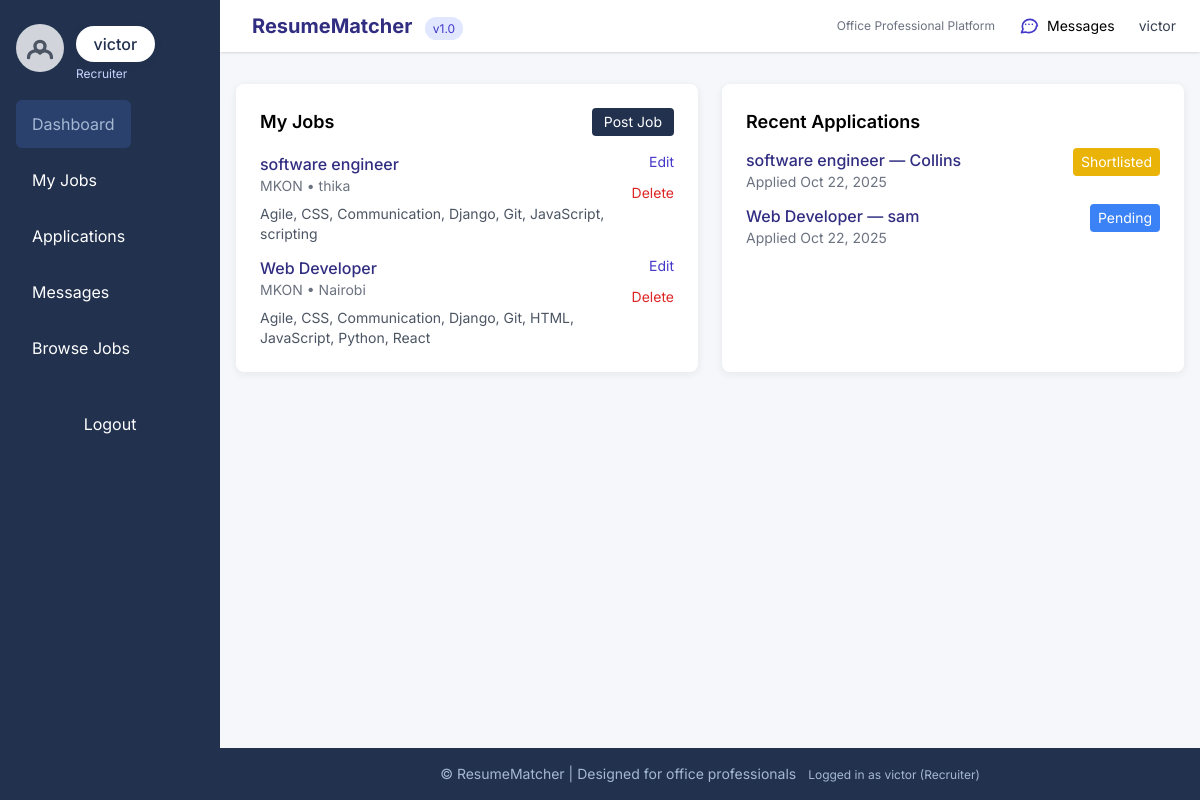
The page /dashboard/recruiter/ (signed in) on the database as committed earlier.
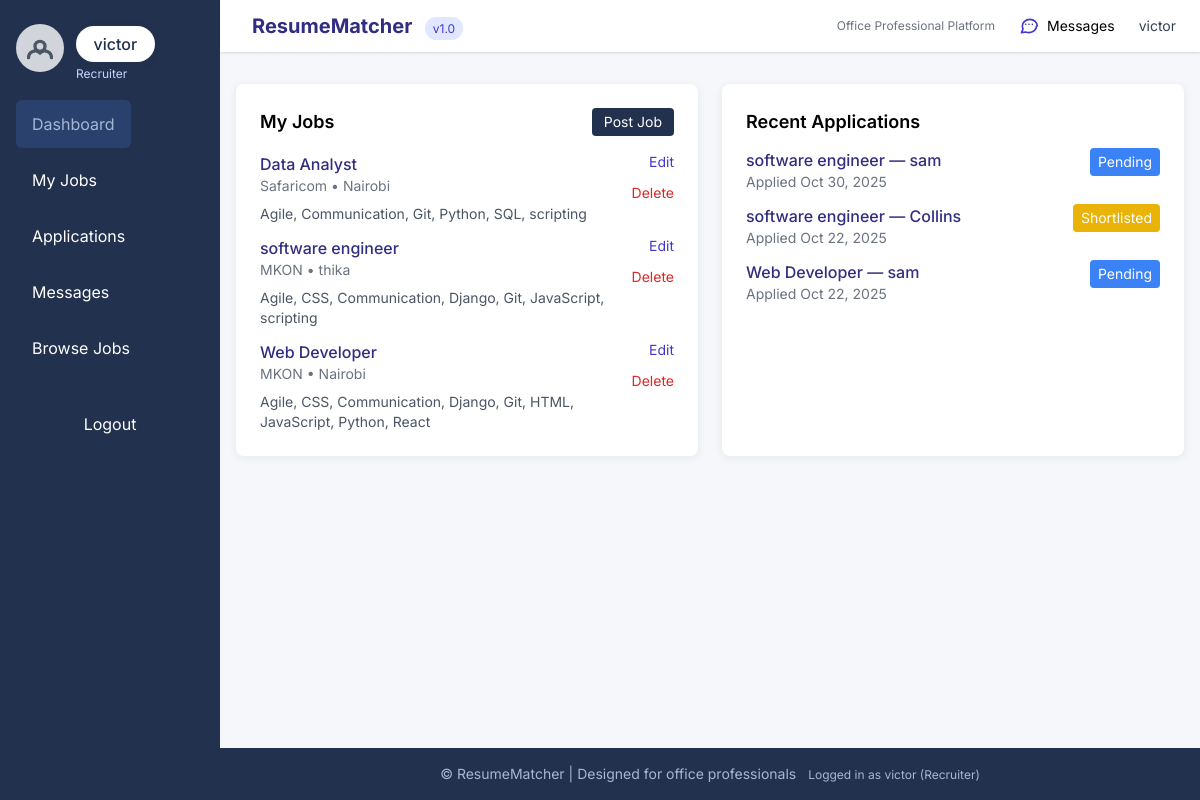
The same page on the database as committed later.
### core/models.py (models this page shows, shortened)
class Job_Posting(models.Model):
    job_id = models.AutoField(primary_key=True)
    title = models.CharField(max_length=200)
    company = models.CharField(max_length=200)
    location = models.CharField(max_length=100, blank=True)
    description = models.TextField()
    requirements = models.ManyToManyField(Skill, blank=True, related_name='job_postings')
    requirements_text = models.TextField(blank=True, null=True, help_text="Optional free-text requirements")
    salary_range = models.CharField(max_length=50, blank=True, help_text="e.g., 'KES 50,000 - 100,000'")
    posted_by = models.ForeignKey(
        User, on_delete=models.CASCADE, related_name='posted_jobs',
        limit_choices_to={'account_type': 'recruiter'}
    )
    duration_min_months = models.PositiveSmallIntegerField(
        blank=True,
        null=True,
        validators=[MinValueValidator(0), MaxValueValidator(120)],
        help_text="Minimum expected duration in months (0 = open/indefinite)"
    )
    duration_max_months = models.PositiveSmallIntegerField(
        blank=True,
        null=True,
        validators=[MinValueValidator(0), MaxValueValidator(120)],
        help_text="Maximum expected duration in months (leave blank for open-ended)"
    )
    application_deadline = models.DateTimeField(
        blank=True,
        null=True,
        help_text="Optional deadline (date & time). After this time applications will be closed."
    )
    is_active = models.BooleanField(default=True)
    created_at = models.DateTimeField(auto_now_add=True)
    updated_at = models.DateTimeField(auto_now=True)
    class Meta:
        db_table = 'job_postings'
        verbose_name = 'Job Posting'
        verbose_name_plural = 'Job Postings'
        ordering = ['-created_at']
    def get_requirements_as_string(self):
        skills_part = ', '.join(skill.name for skill in self.requirements.all()) if self.requirements.exists() else ''
        if self.requirements_text:
            return (skills_part + ', ' + self.requirements_text) if skills_part else self.requirements_text
        return skills_part or 'No requirements specified'

class Skill(models.Model):
    name = models.CharField(max_length=100, unique=True)
    slug = models.SlugField(max_length=120, unique=True, blank=True)
    class Meta:
        db_table = 'skills'
        ordering = ['name']
        verbose_name = 'Skill'
        verbose_name_plural = 'Skills'

class Application(models.Model):
    STATUS_CHOICES = (
        ('pending', 'Pending'),
        ('shortlisted', 'Shortlisted'),
        ('rejected', 'Rejected'),
        ('hired', 'Hired'),
    )
    application_id = models.AutoField(primary_key=True)
    user = models.ForeignKey(User, on_delete=models.CASCADE, related_name='applications')
    job = models.ForeignKey(Job_Posting, on_delete=models.CASCADE, related_name='applications')
    resume = models.ForeignKey(
        Resume, on_delete=models.SET_NULL, null=True, blank=True, related_name='applications'
    )
    status = models.CharField(max_length=20, choices=STATUS_CHOICES, default='pending')
    match_score = models.FloatField(
        default=0.0,
        validators=[MinValueValidator(0.0), MaxValueValidator(1.0)],
        help_text="AI-generated match score (0-1)"
    )
    ai_feedback = models.TextField(blank=True, null=True)
    submission_date = models.DateTimeField(auto_now_add=True)
    updated_at = models.DateTimeField(auto_now=True)
    class Meta:
        db_table = 'applications'
        constraints = [
            models.UniqueConstraint(fields=['user', 'job'], name='unique_user_job_application')
        ]
        verbose_name = 'Application'
        verbose_name_plural = 'Applications'
        ordering = ['-submission_date']

class User(AbstractUser):
    USER_TYPES = (
        ('seeker', 'Job Seeker'),
        ('recruiter', 'Recruiter'),
        ('admin', 'Admin'),
    )
    account_type = models.CharField(max_length=10, choices=USER_TYPES, default='seeker')
    email = models.EmailField(unique=True)
    profile_picture = models.ImageField(upload_to='profiles/', blank=True, null=True)
    created_at = models.DateTimeField(auto_now_add=True)
    updated_at = models.DateTimeField(auto_now=True)
    class Meta:
        db_table = 'users'
        verbose_name = 'User'
        verbose_name_plural = 'Users'

### core/views.py (the view)
# urls.py: path('dashboard/recruiter/', views.recruiter_dashboard, name='recruiter_dashboard'),
@login_required
def recruiter_dashboard(request):
    if request.user.account_type != 'recruiter':
        return HttpResponseForbidden(render(request, '403.html'))
    jobs = Job_Posting.objects.filter(posted_by=request.user)
    applications = Application.objects.filter(job__posted_by=request.user).select_related('user', 'resume', 'job')
    return render(request, 'recruiter/recruiter_dashboard.html', {
        'jobs': jobs,
        'applications': applications,
    })

### core/templates/recruiter/recruiter_dashboard.html (shortened to what this page needs)
{% extends "base.html" %}
{% block content %}
<div class="grid gap-6 md:grid-cols-2">
  <div class="card p-6">
    <div class="flex items-center justify-between mb-4">
      <h2 class="text-lg font-semibold">My Jobs</h2>
      <a href="{% url 'job_create' %}" class="btn-primary px-3 py-1 rounded text-sm">Post Job</a>
    </div>
    {% if jobs %}
      <ul class="space-y-3">
        {% for job in jobs %}
          <li class="flex items-start justify-between">
            <div>
              <a href="{% url 'job_detail' job.pk %}" class="font-medium text-indigo-900">{{ job.title }}</a>
              <div class="text-sm text-gray-500">{{ job.company }} • {{ job.location|default:"Remote" }}</div>
              <div class="text-sm text-gray-600 mt-2">{{ job.get_requirements_as_string|truncatechars:140 }}</div>
            </div>
            <div class="flex flex-col items-end gap-2">
              <a href="{% url 'job_update' job.pk %}" class="text-sm text-indigo-700">Edit</a>
              <form method="post" action="{% url 'job_delete' job.pk %}">
                <button class="text-sm text-red-600" type="submit">Delete</button>
              </form>
            </div>
          </li>
        {% endfor %}
      </ul>
    {% else %}
      <p class="text-gray-600">You haven't posted any jobs yet.</p>
    {% endif %}
  </div>
  <div class="card p-6">
    <h2 class="text-lg font-semibold mb-3">Recent Applications</h2>
    {% if applications %}
      <ul class="space-y-3">
        {% for app in applications %}
          <li class="flex items-start justify-between">
            <div>
              <a href="{% url 'application_detail' app.pk %}" class="font-medium text-indigo-900">{{ app.job.title }} — {{ app.user.get_full_name|default:app.user.username }}</a>
              <div class="text-sm text-gray-500">Applied {{ app.submission_date|date:"M d, Y" }}</div>
            </div>
            <div class="text-sm">
              <span class="inline-block px-2 py-1 rounded text-white
                {% if app.status == 'pending' %}bg-blue-500{% elif app.status == 'shortlisted' %}bg-yellow-500{% elif app.status == 'hired' %}bg-green-600{% else %}bg-red-600{% endif %}">
                {{ app.get_status_display }}
              </span>
            </div>
          </li>
        {% endfor %}
      </ul>
    {% else %}
      <p class="text-gray-600">No recent applications.</p>
    {% endif %}
  </div>
</div>
{% endblock %}

Rows that differ between the two databases and show on the page:
added Job_Posting: title "Data Analyst", company "Safaricom", location "Nairobi", get_requirements_as_string "Agile, Communication, Git, Python, SQL, scripting"
added Application: job "software engineer", user.get_full_name "sam", submission_date "Oct 30, 2025", status "Pending"
